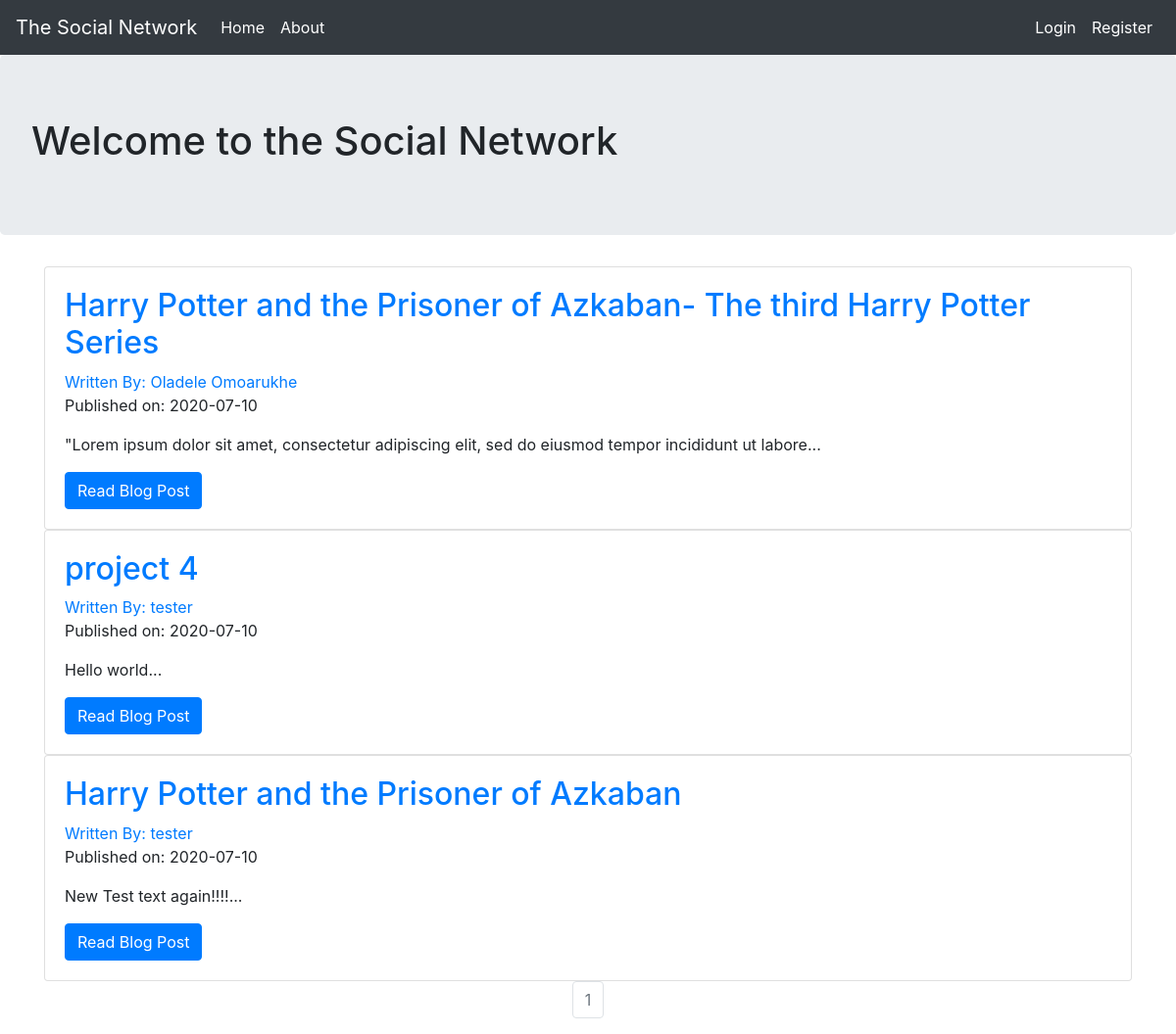
The page / on the database its author committed.
### company_blog/models.py (models this page shows, shortened)
class BlogPost(db.Model):
    users = db.relationship(User)
    id = db.Column(db.Integer, primary_key=True)
    user_id = db.Column(db.Integer, db.ForeignKey('users.id'), nullable=False)
    date = db.Column(db.DateTime, nullable=False, default=datetime.utcnow)
    title = db.Column(db.String(140), nullable=False)
    text = db.Column(db.Text, nullable=False)

class User(db.Model, UserMixin):
    __tablename__ = 'users'
    id = db.Column(db.Integer, primary_key=True)
    profile_image = db.Column(db.String(64), nullable=False, default='default_profile.png')
    email = db.Column(db.String(64), unique=True, index=True)
    username = db.Column(db.String(64), unique=True, index=True)
    password_hash = db.Column(db.String(128))
    posts = db.relationship('BlogPost', backref='author', lazy=True)

### company_blog/core/views.py (the view)
@core.route('/')
def index():
    page = request.args.get('page', 1, type=int)
    blog_posts = BlogPost.query.order_by(BlogPost.date.desc()).paginate(page=page, per_page=5)
    return render_template('index.html',blog_posts=blog_posts)

### company_blog/templates/index.html
{% extends 'base.html' %}
{% block content %}
<div class="jumbotron">
<h1>Welcome to the Social Network</h1>
</div>
<div class="container">
    {% for post in blog_posts.items %}
    <div class="card" >
      <div class="card-body">
        <h2><a class="card-title" href="  {{ url_for('blog_posts.blog_post', blog_post_id=post.id) }}">{{ post.title }}</a></h2>
        <a href="{{ url_for('users.user_posts', username=post.author.username) }}">Written By: {{ post.author.username }}</a>
        <p>Published on: {{ post.date.strftime('%Y-%m-%d') }}</p>
        <p class="card-text">{{ post.text[:100] }}...</p>
        <a href="{{ url_for('blog_posts.blog_post', blog_post_id=post.id) }}" class="btn btn-primary">Read Blog Post</a>
      </div>
    </div>
   {% endfor %}
   <nav aria-label="Page navigation example">
     <ul class="pagination justify-content-center">
       {% for page_num in blog_posts.iter_pages(left_edge=1, right_edge=1, left_current=1, right_current=2) %}
          {% if blog_posts.page == page_num %}
          <li class="page-item disabled">
            <a class="page-link" href="{{ url_for('core.index', page=page_num) }}">{{ page_num }}</a>
          </li>
          {% else %}
            <li class="page-item"><a class="page-link" href="{{ url_for('core.index', page=page_num) }}">{{ page_num }}</a></li>
          {% endif %}
      {% endfor %}
    </nav>
{% endblock %}

### company_blog/templates/base.html (shortened to what this page needs)
<!DOCTYPE html>
<html lang="en">
<head>
    <link rel="stylesheet" href="https://stackpath.bootstrapcdn.com/bootstrap/4.5.0/css/bootstrap.min.css">
</head>
<body>
<nav class="navbar navbar-expand-sm navbar-dark bg-dark">
    <a class="navbar-brand text-white" href="{{ url_for('core.index') }}">The Social Network</a>
    <div class="collapse navbar-collapse" id="collapsibleNavId">
        <ul class="navbar-nav mr-auto mt-2 mt-lg-0">
            <li class="nav-item">
                <a class="nav-link text-white" href="{{url_for('core.index')}}">Home <span class="sr-only">(current)</span></a>
            </li>
            <li class="nav-item">
                <a class="nav-link text-white" href="{{ url_for('core.info') }}">About</a>
            </li>
        </ul>
        <ul class="navbar-nav ml-auto mt-2 mt-lg-0">
            {% if current_user.is_authenticated %}
                      <li class="nav-item">
                <a class="nav-link text-white" href="{{ url_for('users.logout') }}">Logout</a>
            </li>
               <li class="nav-item">
                <a class="nav-link text-white" href="{{ url_for('blog_posts.create_post') }}">Create Post</a>
            </li>
              <li class="nav-item">
                <a class="nav-link text-white" href="{{ url_for('users.profile') }}">Profile</a>
            </li>
                {% else %}
                      <li class="nav-item">
                <a class="nav-link text-white" href="{{ url_for('users.login') }}">Login</a>
            </li>
                      <li class="nav-item">
                <a class="nav-link text-white" href="{{ url_for('users.register') }}">Register</a>
            </li>
            {% endif %}
            </ul>
    </div>
</nav>
{% block content %}
{% endblock %}
</body>
</html>

### rows shown on the page
BlogPost: title "Harry Potter and the Prisoner of Azkaban- The third Harry Potter Series", author.username "Oladele Omoarukhe", date "2020-07-10", text "\"Lorem ipsum dolor sit amet, consectetur adipiscing elit, sed do eiusmod tempor incididunt ut labore"
BlogPost: title "project 4", author.username "tester", date "2020-07-10", text "Hello world"
BlogPost: title "Harry Potter and the Prisoner of Azkaban", author.username "tester", date "2020-07-10", text "New Test text again!!!!"

### other values the page prints
{{ page_num }} "1"
